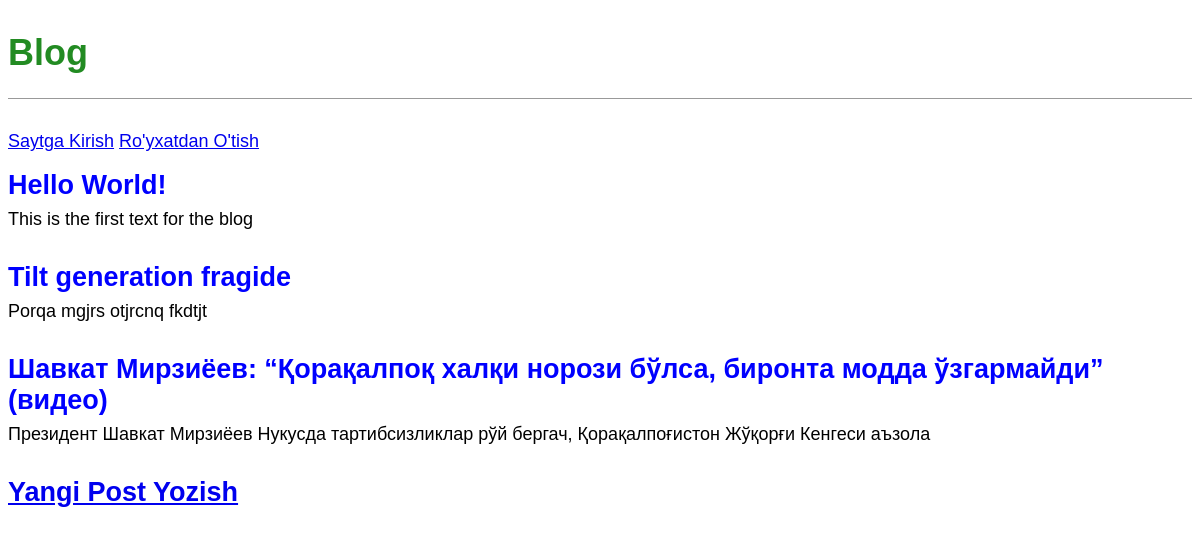
The page / on the database its author committed.
### blog/models.py (models this page shows, shortened)
class Post(models.Model):
    title = models.CharField(max_length=200)
    author = models.ForeignKey(
        'auth.User',
        on_delete=models.CASCADE
    )
    body = models.TextField()

### blog/views.py (the view)
# urls.py: path('', BlogListView.as_view(), name='home'),
class BlogListView(ListView):
    model= Post
    template_name = 'home.html'

### templates/home.html
{% extends 'base.html' %}
{% block content %}
{% for post in object_list %}
    <div class="post-entry">
        <h2><a href="{% url 'post_detail' post.pk %}"> {{ post.title }}</a></h2>
        <p>{{ post.body | slice:":100" }}</p>
    </div>
    {% endfor %}
    {% endblock content %}

### templates/base.html (shortened to what this page needs)
{% load static %}
<!DOCTYPE html>
<html lang="en">
<head>
    <link rel="stylesheet" href="{% static 'css/base.css' %}">
</head>
<body>
    <header>
        <h1><a href="{% url 'home' %}"> Blog </a></h1>
    </header>
    {% if user.is_authenticated %}
    <p>
        <a href="{% url 'login' %}">Saytga Kirish</a>
        <a href="{% url 'signup '%">Ro'yxatdan O'tish</a>
    </p>
    <div>
        {% block content %}
        {% endblock content %}
    </div>
    <footer>
        <h2><a href="{% url 'post_new' %}"> Yangi Post Yozish</a></h2>
    </footer>
</body>
</html>

### static/css/base.css (style rules this page uses)
header { border-bottom: 1px solid #999; margin-bottom: 2rem; display: flex; }
body { font-family: 'Noto Sans JP', sans-serif; font-size: 18px; }
header h1 a { color: ForestGreen; text-decoration: none; }
.post-entry { margin-bottom: 2rem; }
.post-entry h2 { margin: 0.5rem 0; }
.post-entry h2 a, .post-entry h2 a:visited { color: blue; text-decoration: none; }
.post-entry p { margin: 0; font-weight: 400; }

### rows shown on the page
Post: title "Hello World!", body "This is the first text for the blog"
Post: title "Tilt generation fragide", body "Porqa mgjrs otjrcnq fkdtjt"
Post: title "Шавкат Мирзиёев: “Қорақалпоқ халқи норози бўлса, биронта модда ўзгармайди” (видео)", body "Президент Шавкат Мирзиёев Нукусда тартибсизликлар рўй бергач, Қорақалпоғистон Жўқорғи Кенгеси аъзола"
